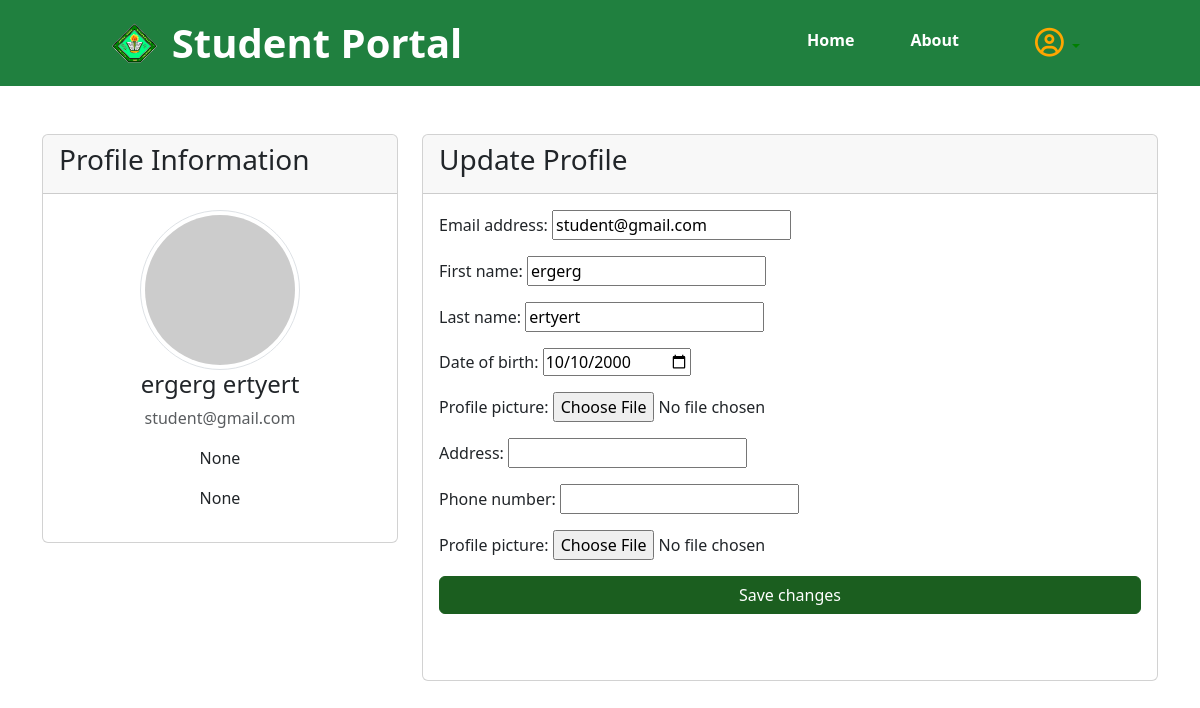
Page /myapp/profile/ (signed in) on the committed database.
### myapp/models.py (models this page shows, shortened)
class Student(AbstractBaseUser):
    email = models.EmailField(verbose_name='email address', max_length=255, unique=True)
    first_name = models.CharField(max_length=30)
    last_name = models.CharField(max_length=30)
    date_of_birth = models.DateField(null=True, blank=True)
    is_active = models.BooleanField(default=True)
    is_admin = models.BooleanField(default=False)
    objects = StudentManager()
    USERNAME_FIELD = 'email'
    REQUIRED_FIELDS = []

class StudentProfile(models.Model):
    student = models.OneToOneField(settings.AUTH_USER_MODEL, on_delete=models.CASCADE)
    address = models.CharField(max_length=255, blank=True, null=True)
    phone_number = models.CharField(max_length=15, blank=True, null=True)
    profile_picture = models.ImageField(upload_to='profile_pictures/', blank=True, null=True)

### myapp/views.py (the view)
# urls.py: path('profile/', views.profile, name='profile'),
@login_required
def profile(request):
    student = request.user
    student_profile, created = StudentProfile.objects.get_or_create(student=student)
    if request.method == 'POST':
        form = StudentEditForm(request.POST, instance=student)
        profile_form = StudentProfileForm(request.POST, request.FILES, instance=student_profile)
        if form.is_valid() and profile_form.is_valid():
            form.save()
            profile = profile_form.save(commit=False)
            profile.student = student
            profile.save()
            return redirect('profile')
    else:
        form = StudentEditForm(instance=student)
        profile_form = StudentProfileForm(instance=student_profile)
    return render(request, 'pages/profile.html', {'student': student, 'student_profile': student_profile, 'form': form, 'profile_form': profile_form})

### myapp/forms.py (shortened to what this page needs)
class StudentEditForm(forms.ModelForm):
    profile_picture = forms.ImageField(required=False)
    date_of_birth = forms.DateField(widget=forms.DateInput(attrs={'type': 'date'}))
    class Meta:
        model = Student
        fields = ['email', 'first_name', 'last_name', 'date_of_birth']
    def __init__(self, *args, **kwargs):
        super().__init__(*args, **kwargs)
        self.fields['profile_picture'].initial = self.instance.studentprofile.profile_picture if hasattr(self.instance, 'studentprofile') else None

class StudentProfileForm(forms.ModelForm):
    class Meta:
        model = StudentProfile
        fields = ['address', 'phone_number', 'profile_picture']

### myapp/templates/pages/profile.html (shortened to what this page needs)
{% extends 'pages/index.html' %}
{% block content %}
    {% include 'pages/navbar.html' %}
    <div class="container mt-5">
        <div class="row">
            <div class="col-md-4">
                <div class="card">
                    <div class="card-header">
                        <h3>Profile Information</h3>
                    </div>
                    <div class="card-body text-center">
                        {% if student_profile.profile_picture %}
                            <img src="{{ student.profile_picture.url }}" class="rounded-circle img-thumbnail" alt="Profile Picture">
                        {% else %}
                            <img src="https://via.placeholder.com/150" class="rounded-circle img-thumbnail" alt="Profile Picture">
                        {% endif %}
                        <h4>{{ student.first_name }} {{ student.last_name }}</h4>
                        <p class="text-muted">{{ student.email }}</p>
                        <p>{{ student_profile.address }}</p>
                        <p>{{ student_profile.phone_number }}</p>
                    </div>
                </div>
            </div>
            <div class="col-md-8">
                <div class="card">
                    <div class="card-header">
                        <h3>Update Profile</h3>
                    </div>
                    <div class="card-body">
                        <form method="POST" enctype="multipart/form-data">
                            {{ form.as_p }}
                            {{ profile_form.as_p }}
                            <button type="submit" class="btn btn-primary">Save changes</button>
                        </form>
                    </div>
                </div>
            </div>
        </div>
    </div>
{% endblock %}

### myapp/static/css/style.css (style rules this page uses)
* { box-sizing: border-box; }
.btn-primary { margin-bottom: 50px; width: 100%; border-radius: 30px; background-color: #1B5E1F !important; border-color: #1B5E1F!important; }

### rows in the picture
Student: first_name "ergerg", last_name "ertyert", email "student@gmail.com", date_of_birth "10/10/2000"
StudentProfile: address "None", phone_number "None"
